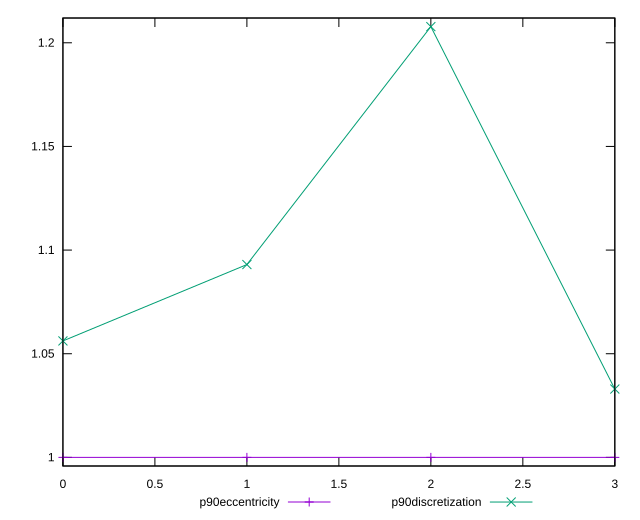

Write the gnuplot code that produced this figure.
reset

$p90Eccentricity <<EOF
0 1
1 0.9999999999999996
2 1.0000000000000004
3 0.9999999999999996
EOF

$p90Discretization <<EOF
0 1.0561797752808988
1 1.0930232558139534
2 1.2077922077922079
3 1.032967032967033
EOF

set key outside below
set xrange [0:3]
set yrange [0.9958441558441554:1.211948051948052]
set trange [0.9958441558441554:1.211948051948052]
set terminal svg size 640, 520 enhanced background rgb 'white'
set output "report/report_00029_2021-02-24T13-36-40.390Z/max-potential-fid/progression/eccentricity.svg"

plot $p90Eccentricity title "p90eccentricity" with linespoints, \
     $p90Discretization title "p90discretization" with linespoints

reset
